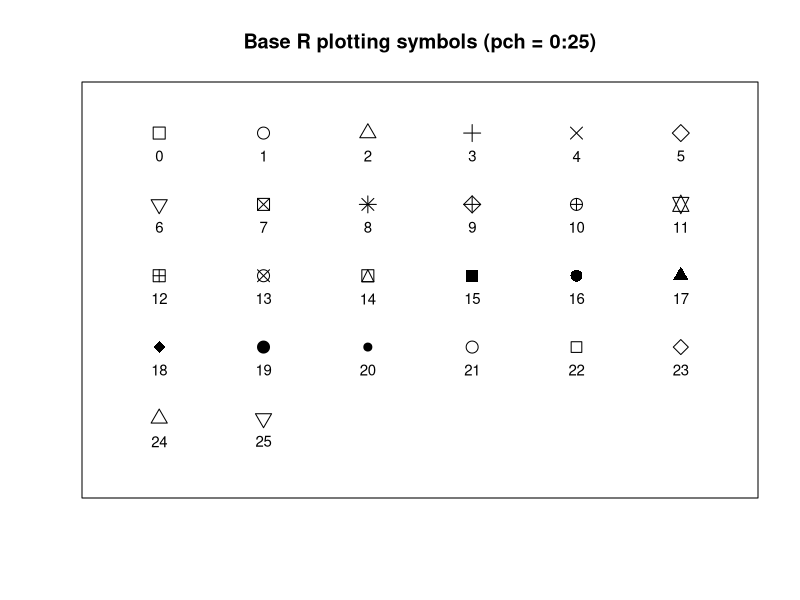
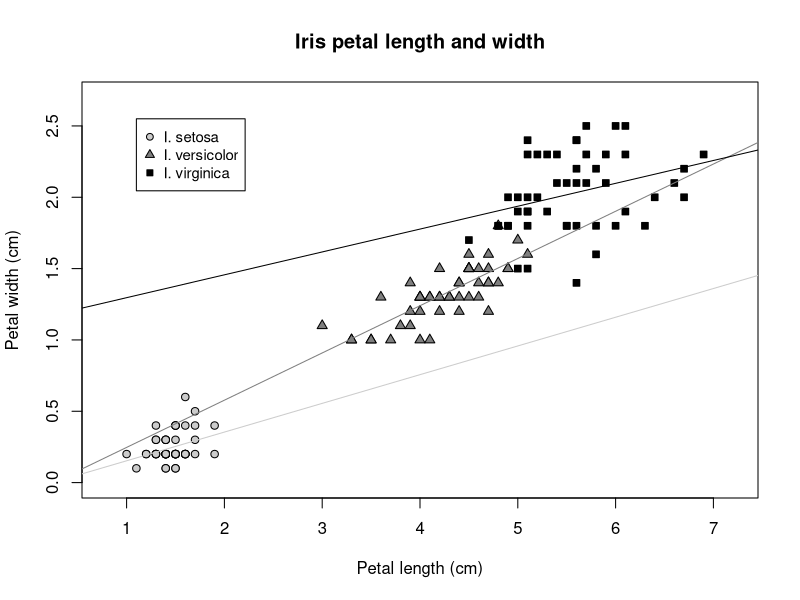

Generate these figures, in order, with R:
# Part 1: Plot all base R symbols without using expand.grid().
symbol_x <- c(rep(1:6, 4), 1, 2)
symbol_y <- c(rep(5, 6), rep(4, 6), rep(3, 6), rep(2, 6), 1, 1)

plot(symbol_x, symbol_y,
     pch=0:25, cex=1.6,
     xlim=c(0.5, 6.5), ylim=c(0.1, 5.5),
     xaxt="n", yaxt="n", xlab="", ylab="",
     main="Base R plotting symbols (pch = 0:25)")
text(symbol_x, symbol_y-0.32, labels=0:25, cex=0.9)

# Part 2: Recreate the iris scatterplot in Figure 3B.
data(iris)

colors <- rep(NA, nrow(iris))
symbols <- rep(NA, nrow(iris))

colors[iris$Species == "setosa"] <- "grey80"
colors[iris$Species == "versicolor"] <- "grey50"
colors[iris$Species == "virginica"] <- "black"

symbols[iris$Species == "setosa"] <- 21
symbols[iris$Species == "versicolor"] <- 24
symbols[iris$Species == "virginica"] <- 22

plot(iris$Petal.Length, iris$Petal.Width,
     xlab="Petal length (cm)", ylab="Petal width (cm)",
     pch=symbols, col="black", bg=colors, cex=1,
     xlim=c(0.8, 7.2), ylim=c(0, 2.7),
     main="Iris petal length and width")

reg.setosa <- lm(iris$Petal.Width[iris$Species == "setosa"] ~
                 iris$Petal.Length[iris$Species == "setosa"])
reg.versicolor <- lm(iris$Petal.Width[iris$Species == "versicolor"] ~
                     iris$Petal.Length[iris$Species == "versicolor"])
reg.virginica <- lm(iris$Petal.Width[iris$Species == "virginica"] ~
                    iris$Petal.Length[iris$Species == "virginica"])

abline(coef(reg.setosa), col="grey80")
abline(coef(reg.versicolor), col="grey50")
abline(coef(reg.virginica), col="black")

legend(x=1.1, y=2.55,
       c("I. setosa", "I. versicolor", "I. virginica"),
       pch=c(21, 24, 22), cex=0.9,
       col="black", pt.bg=c("grey80", "grey50", "black"))
